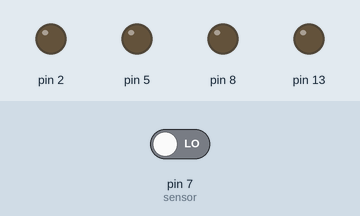
Bench run of a sketch on a simulated Arduino Uno, built with avr-gcc and run on an emulated ATmega328P. Parts: output pins drawn as LEDs (lit = HIGH). The test bench sets the inputs (shaded band); at power-on: pin 7 (sensor) LOW.

Above: at 1.2 s.
1.3 s: pin 7 (sensor) driven HIGH
At 1.7 s:
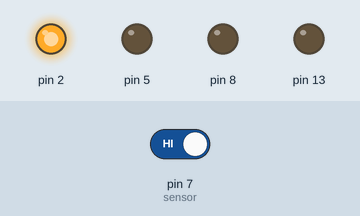
At 3.1 s:
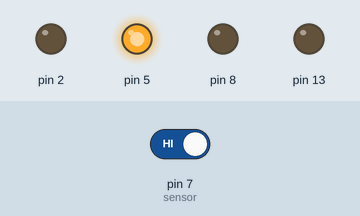
Timing chart, 0 to 13.3 s (numbered marks = the images above; inputs shaded):
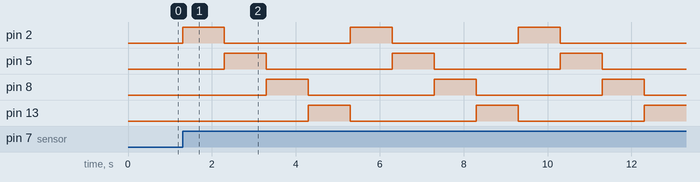

The sketch:

projeto_luzinhas1.ino
```cpp
// C++ code
//
void setup()
{
  pinMode(7, INPUT);
  Serial.begin(9600);
  pinMode(13, OUTPUT);
  pinMode(8, OUTPUT);
  pinMode(5, OUTPUT);
  pinMode(2, OUTPUT);
}

void loop()
{
  int a[4] = {2,5,8,13};            //Definindo as portas dos LEDS
  int i = 0;                        //Controle do Index do Array
  int j = 0;                        //Controle de sequencia que se acendem os leds
  if (digitalRead(7) == 1) {        //Se o sensor de presença foi acionado (0 não acionado, 1 acionado)
    while(j < 5) {
      int led = a[i];               //Identifica qual LED acender
      digitalWrite(led, HIGH);      //Liga o LED
      delay(1000);                  //Delay
      digitalWrite(led, LOW);       //Desliga o LED
      i = i + 1;                    //Incrementa o valor para trocar de LED na proxima iteracao
      if(i == 4) {
        i = 0;
        j = j + 1;                  //Depois de cada sequencia, incrementa o valor da sequencia que se acendem os leds
      } // end if
    } // end while
  } // end if
} // end loop
```

Measured:
- after the input at 1.3 s, pin 2: alternates HIGH for 1.0 s and LOW for 3.0 s, starting at once; pin 5: alternates HIGH for 1.0 s and LOW for 3.0 s, starting after 1.0 s; pin 8: alternates HIGH for 1.0 s and LOW for 3.0 s, starting after 2.0 s; pin 13: alternates HIGH for 1.0 s and LOW for 3.0 s, starting after 3.0 s
